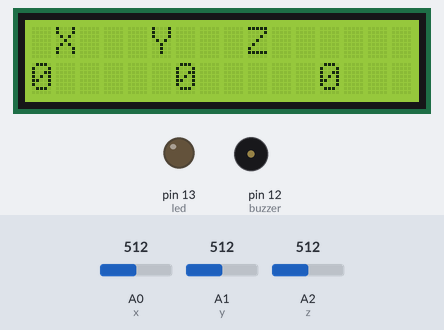
This sketch was run on a simulated Arduino Uno, built with avr-gcc and run on an emulated ATmega328P. On the bench: 16×2 character LCD, output pins drawn as LEDs (lit = HIGH), buzzer (waves = sounding, pin HIGH). The inputs (shaded band) are chosen by the test bench; at power-on: A0 (x) = 512, A1 (y) = 512, A2 (z) = 512. What the sketch prints to the serial monitor is not drawn.

Above: at 9.7 s.
9.8 s: A0 (x) set to 524
At 11.0 s:
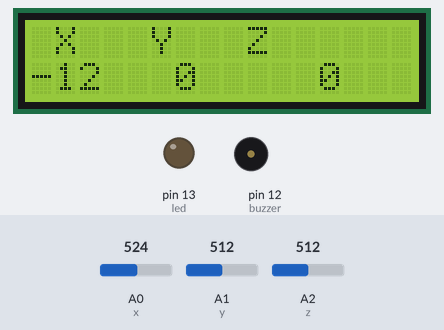
11.3 s: A0 (x) set to 551
At 11.8 s:
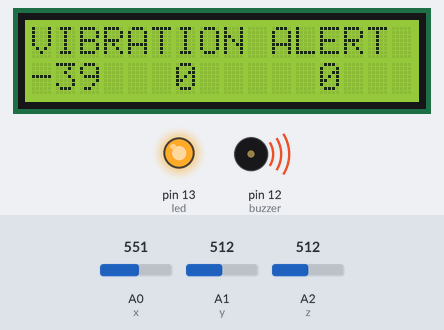
14.3 s: A1 (y) set to 716
At 14.8 s:
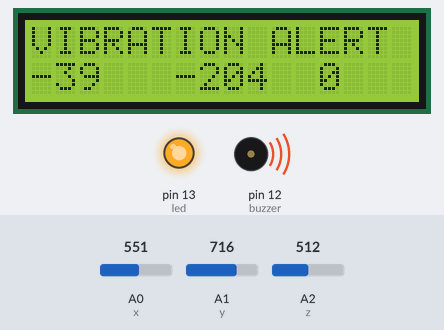
15.8 s: A2 (z) set to 716
At 16.3 s:
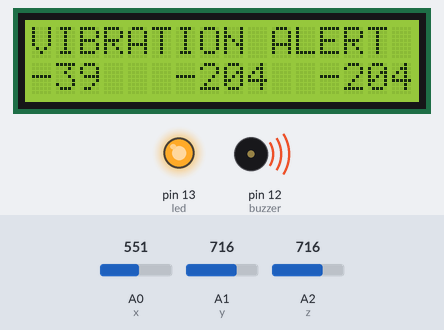
17.3 s: A1 (y) set to 900
At 18.2 s:
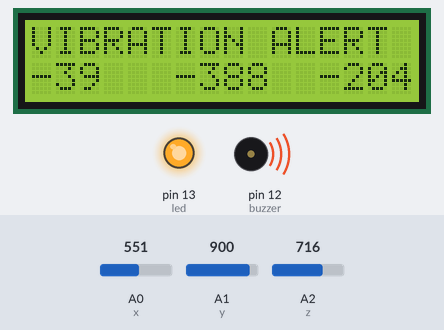
18.8 s: A2 (z) set to 523
At 19.6 s:
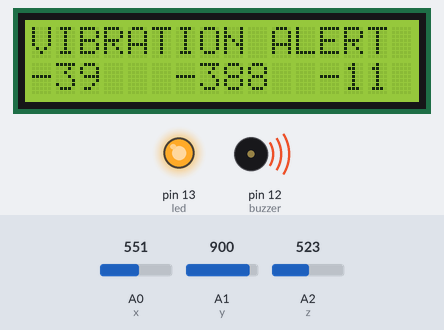
20.3 s: A2 (z) set to 512
Timing chart, 0 to 22.8 s (numbered marks = the images above; inputs shaded):
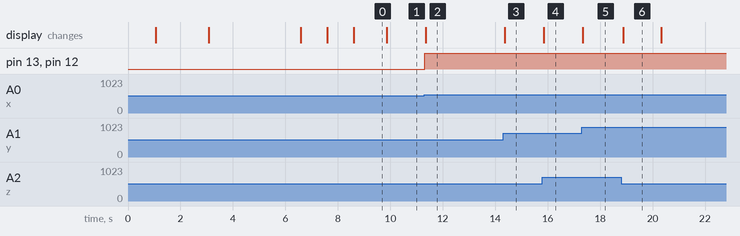

Measured:
- the behaviour switches between 532 and 533 on A0 (x) (found by bisection; images 1 and 2)
- after the input at 9.8 s, the display: changes after 0.06 s (image 1)
- after the input at 11.3 s, pin 13 (led), pin 12 (buzzer): LOW → HIGH at once; the display: changes after 0.05 s (image 2)
- after the input at 14.3 s, the display: changes after 0.07 s (image 3)
- after the input at 15.8 s, the display: changes at once (image 4)
- after the input at 17.3 s, the display: changes at once (image 5)
- after the input at 18.8 s, the display: changes after 0.07 s (image 6)

The sketch:

Vibration_Detection.ino
```cpp
#include <LiquidCrystal.h> // LCD Header

LiquidCrystal lcd(7, 6, 5, 4, 3, 2); // Pins for LCD Connection

#define buzzer 12
#define led 13

#define x A0
#define y A1
#define z A2

/* Variables */
long xsample = 0;
long ysample = 0;
long zsample = 0;
long start;
int buz = 0;

/* Macros */
#define samples 50
#define maxVal 20
#define minVal -20
#define buzTime 5000

void setup() {
  lcd.begin(16, 2);
  Serial.begin(9600);

  delay(1000);

  lcd.print("Vibration ");
  lcd.setCursor(0, 1);
  lcd.print("Detector");
  delay(2000);

  lcd.clear();
  lcd.print("Calibrating.....");
  lcd.setCursor(0, 1);
  lcd.print("Please wait...");

  pinMode(buzzer, OUTPUT);
  pinMode(led, OUTPUT);

  buz = 0;
  digitalWrite(buzzer, buz);
  digitalWrite(led, buz);

  // Taking samples for calibration
  for (int i = 0; i < samples; i++) {
    xsample += analogRead(x);
    ysample += analogRead(y);
    zsample += analogRead(z);
    delay(10);
  }

  // Taking average
  xsample /= samples;
  ysample /= samples;
  zsample /= samples;

  delay(3000);

  lcd.clear();
  lcd.print("Calibrated");
  delay(1000);

  lcd.clear();
  lcd.print("Device Ready");
  delay(1000);

  lcd.clear();
  lcd.print(" X   Y   Z ");
}

void loop() {

  // Reading accelerometer values
  int value1 = analogRead(x);
  int value2 = analogRead(y);
  int value3 = analogRead(z);

  // Finding change from calibrated values
  int xValue = xsample - value1;
  int yValue = ysample - value2;
  int zValue = zsample - value3;

  // Displaying values on LCD
  lcd.setCursor(0, 1);
  lcd.print("                ");

  lcd.setCursor(0, 1);
  lcd.print(xValue);

  lcd.setCursor(6, 1);
  lcd.print(yValue);

  lcd.setCursor(12, 1);
  lcd.print(zValue);

  // Checking vibration threshold
  if (xValue < minVal || xValue > maxVal ||
      yValue < minVal || yValue > maxVal ||
      zValue < minVal || zValue > maxVal) {

    if (buz == 0) {
      start = millis();
    }

    buz = 1;

    lcd.setCursor(0, 0);
    lcd.print("VIBRATION ALERT ");
  }

  else if (buz == 1 && millis() >= start + buzTime) {

    buz = 0;

    lcd.setCursor(0, 0);
    lcd.print(" X   Y   Z       ");
  }

  // Buzzer and LED control
  digitalWrite(buzzer, buz);
  digitalWrite(led, buz);

  // Sending data to Processing
  Serial.print("x=");
  Serial.println(xValue);

  Serial.print("y=");
  Serial.println(yValue);

  Serial.print("z=");
  Serial.println(zValue);

  Serial.println(" $");
}
```
